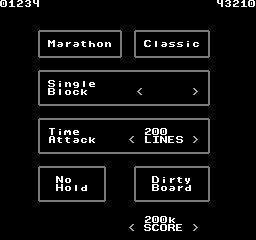

This game map was drawn from its Tiled (.tmx) file and the tilesets committed beside it. A one-line description and the trimmed map source follow:
An orthogonal 32x30 tile map with 8x8 px tiles, 7 tile layers (background, no-hold, marathon, single-block, ...).

<map version="1.10" tiledversion="1.11.0" orientation="orthogonal" renderorder="right-down" width="32" height="30" tilewidth="8" tileheight="8" infinite="0" nextlayerid="9" nextobjectid="1">
 <tileset firstgid="1" source="tiles.tsx" />
 <layer id="1" name="background" width="32" height="30">
  <properties>
   <property name="menu-item" type="bool" value="false" />
  </properties>
  <data>[960 cells, 443 non-empty, 14 distinct tile ids]</data>
 </layer>
 <layer id="6" name="no-hold" width="32" height="30">
  <properties>
   <property name="menu-item" type="bool" value="true" />
   <property name="right" value="dirty-board" />
   <property name="up" value="time-attack" />
  </properties>
  <data>[960 cells, 60 non-empty, 14 distinct tile ids]</data>
 </layer>
 <layer id="2" name="marathon" width="32" height="30">
  <properties>
   <property name="down" value="single-block" />
   <property name="menu-item" type="bool" value="true" />
   <property name="right" value="classic" />
  </properties>
  <data>[960 cells, 60 non-empty, 16 distinct tile ids]</data>
 </layer>
 <layer id="4" name="single-block" width="32" height="30">
  <properties>
   <property name="down" value="time-attack" />
   <property name="menu-item" type="bool" value="true" />
   <property name="up" value="marathon" />
  </properties>
  <data>[960 cells, 138 non-empty, 22 distinct tile ids]</data>
 </layer>
 <layer id="5" name="time-attack" width="32" height="30">
  <properties>
   <property name="down" value="no-hold" />
   <property name="menu-item" type="bool" value="true" />
   <property name="up" value="single-block" />
  </properties>
  <data>[960 cells, 138 non-empty, 27 distinct tile ids]</data>
 </layer>
 <layer id="3" name="classic" width="32" height="30">
  <properties>
   <property name="down" value="single-block" />
   <property name="left" value="marathon" />
   <property name="menu-item" type="bool" value="true" />
  </properties>
  <data>[960 cells, 55 non-empty, 15 distinct tile ids]</data>
 </layer>
 <layer id="8" name="dirty-board" width="32" height="30">
  <properties>
   <property name="left" value="no-hold" />
   <property name="menu-item" type="bool" value="true" />
   <property name="up" value="time-attack" />
  </properties>
  <data>[960 cells, 66 non-empty, 18 distinct tile ids]</data>
 </layer>
</map>
